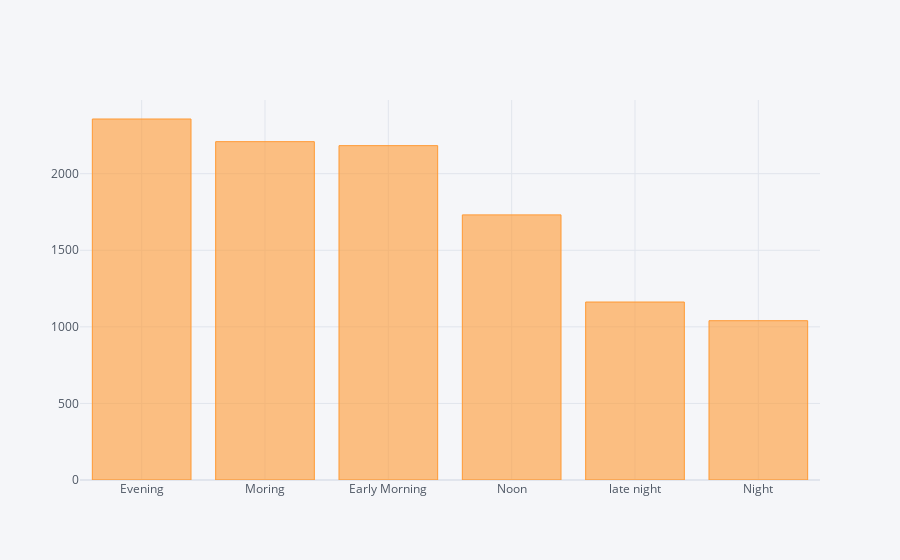

Notebook source saved alongside this figure:
### Code cell
data['Dep_Time_hour'].apply(flight_dep_time).value_counts().iplot(kind="bar")

### Figure 1 — Plotly figure (JSON) as saved in the notebook; plotly's stock layout.template omitted (floating-point values rounded to 4 significant figures)
{"data": [{"marker": {"color": "rgba(255, 153, 51, 0.6)", "line": {"color": "rgba(255, 153, 51, 1.0)", "width": 1}}, "name": "count", "orientation": "v", "text": "", "type": "bar", "x": ["Evening", "Moring", "Early Morning", "Noon", "late night", "Night"], "y": [2357, 2209, 2183, 1731, 1162, 1040]}], "layout": {"legend": {"bgcolor": "#F5F6F9", "font": {"color": "#4D5663"}}, "paper_bgcolor": "#F5F6F9", "plot_bgcolor": "#F5F6F9", "title": {"font": {"color": "#4D5663"}}, "xaxis": {"gridcolor": "#E1E5ED", "showgrid": true, "tickfont": {"color": "#4D5663"}, "title": {"font": {"color": "#4D5663"}, "text": ""}, "zerolinecolor": "#E1E5ED"}, "yaxis": {"gridcolor": "#E1E5ED", "showgrid": true, "tickfont": {"color": "#4D5663"}, "title": {"font": {"color": "#4D5663"}, "text": ""}, "zerolinecolor": "#E1E5ED"}}}
